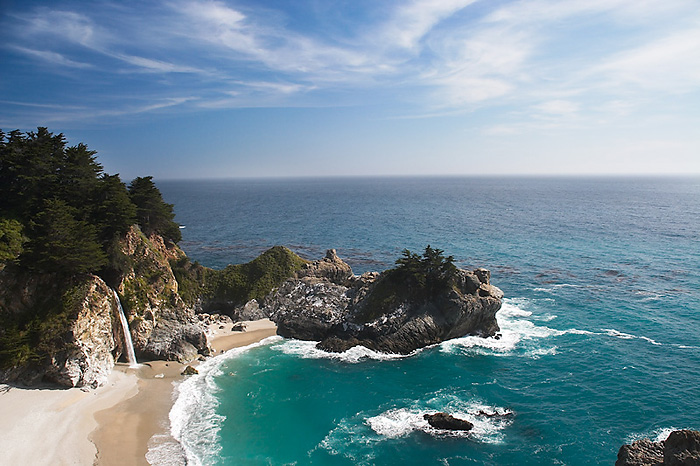
#> input picture input/island.png, 700 x 466 px
$ python -i seamcarving.py   (imports and definitions only)   (older library calls are emulated)
#> lines starting #> are read from the running program, lines starting #| are printed output that depends on the picture
#> further down, picture is the input picture: shape (466, 700, 3); mean B, G, R 148.2, 136.3, 113.1
import cv2
import numpy as np
import sys

def derivatives(img):
    """Calculate initial energy of an image using the first derivative in the x and y directions.
    Args:
        img (np.array): RGB color image, 3-dimensional numpy array of shape (height, width, channels)
    Returns:
        energy (np.array): 3-dimensional numpy array of shape (height, width, channels) representing the initial energy of the image

    """
    b, g, r = np.moveaxis(img, 2, 0)
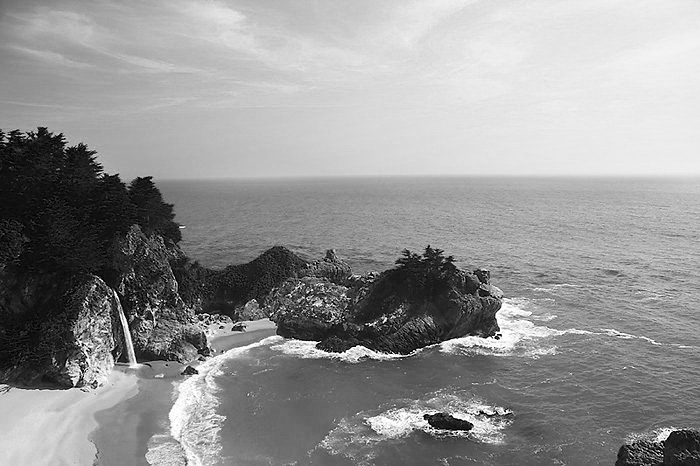
#> b: shape (466, 700); min 0, max 255, mean 148.2
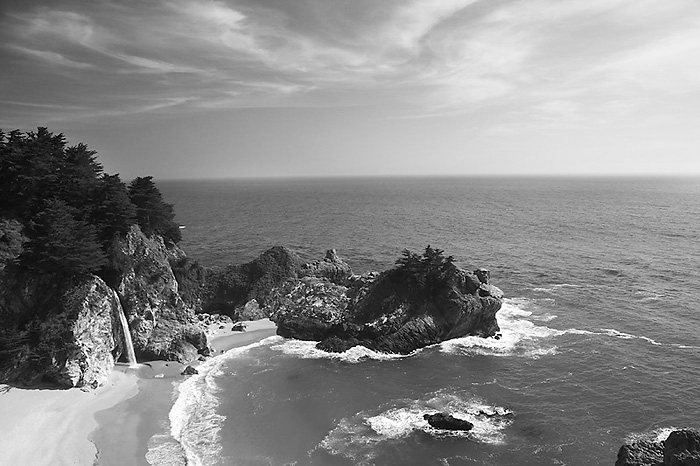
#> g: shape (466, 700); min 0, max 255, mean 136.3
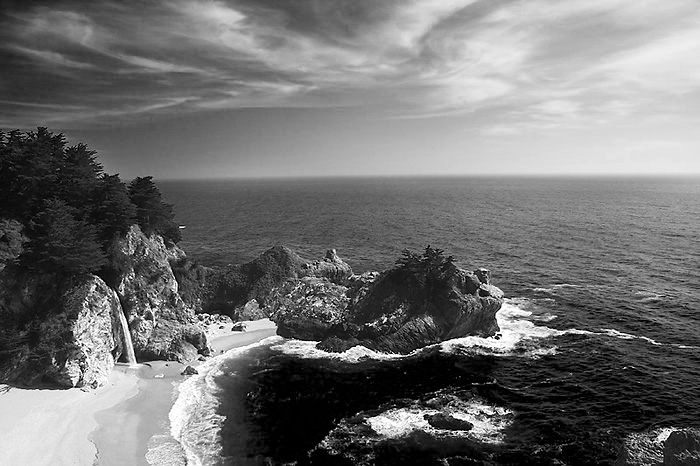
#> r: shape (466, 700); min 0, max 255, mean 113.1
    b_dy = cv2.Sobel(b, cv2.CV_64F, 0, 1, borderType=cv2.BORDER_CONSTANT)
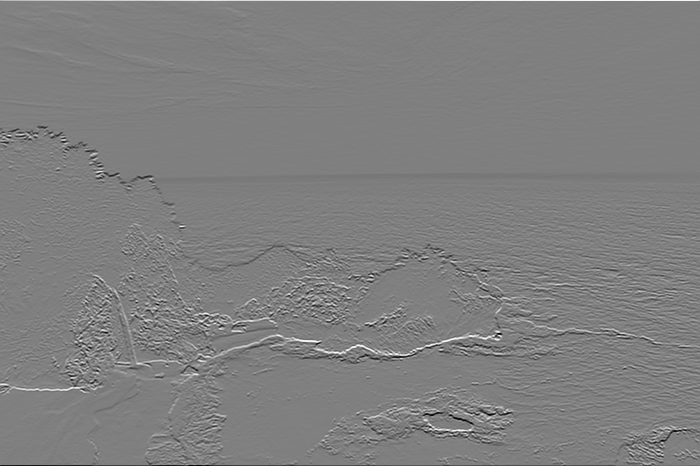
#> b_dy: shape (466, 700) float64; min -1019, max 1015, mean -0.7; drawn with min black and max white
    b_dx = cv2.Sobel(b, cv2.CV_64F, 1, 0, borderType=cv2.BORDER_CONSTANT)
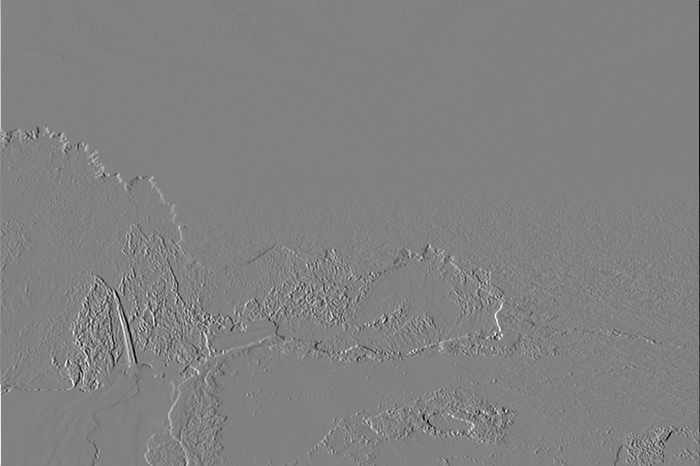
#> b_dx: shape (466, 700) float64; min -1004, max 973, mean 0.5; drawn with min black and max white
    g_dy = cv2.Sobel(g, cv2.CV_64F, 0, 1, borderType=cv2.BORDER_CONSTANT)
    g_dx = cv2.Sobel(g, cv2.CV_64F, 1, 0, borderType=cv2.BORDER_CONSTANT)
    r_dy = cv2.Sobel(r, cv2.CV_64F, 0, 1, borderType=cv2.BORDER_CONSTANT)
    r_dx = cv2.Sobel(r, cv2.CV_64F, 1, 0, borderType=cv2.BORDER_CONSTANT)
    dx = np.dstack([abs(b_dx), abs(g_dx), abs(r_dx)])
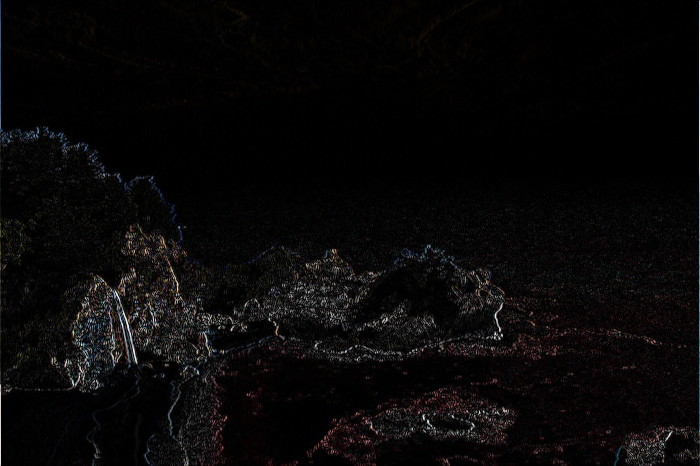
#> dx: shape (466, 700, 3) float64; mean of channels 0, 1, 2 33.1, 32.9, 37.4; drawn with min black and max white
    dy = np.dstack([abs(b_dy), abs(g_dy), abs(r_dy)])
    energy = dx + dy
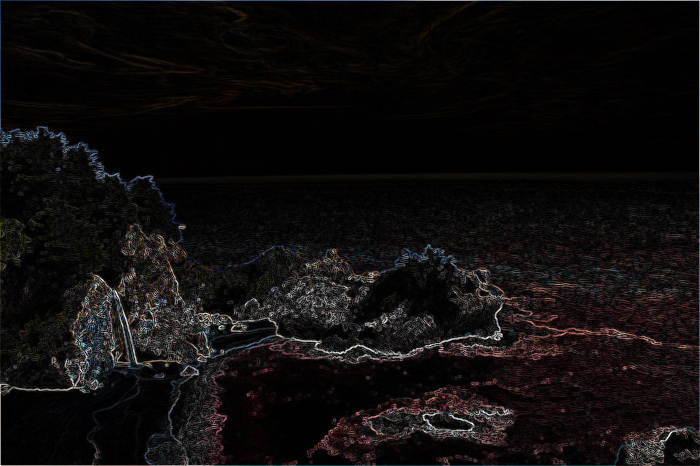
#> energy: shape (466, 700, 3) float64; mean of channels 0, 1, 2 82.8, 82.8, 97.5; drawn with min black and max white

    return energy


# [223 lines left out: functions backward_energy_table, forward_energy_table, find_start, find_seam, remove_seam, add_seam and 1 more, not called in this run]


# [89 lines not run here, left out]

>>> import cv2
>>> picture = cv2.imread('input/island.png')
>>> result = derivatives(picture)
